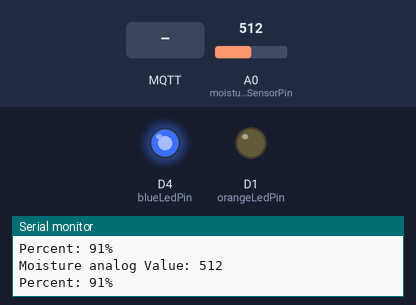
Recording of a sketch running on a simulated ESP8266 (Wemos D1 mini). On the bench: output pins drawn as LEDs (lit = HIGH), the last lines printed to the serial monitor. The test bench sets the inputs (shaded band); at power-on: A0 (moistureSensorPin) = 512. WiFi joins after 1.5 s; servers stay silent unless stated; no MQTT or app messages arrive unless stated.

Above: at 2.7 s.
2.8 s: A0 (moistureSensorPin) set to 945
5.7 s: A0 (moistureSensorPin) set to 973
At 8.7 s:
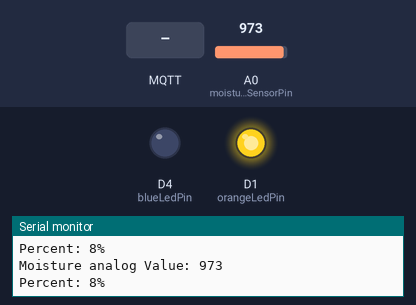
9.0 s: MQTT message "0" arrives on the first subscribed topic
At 10.3 s:
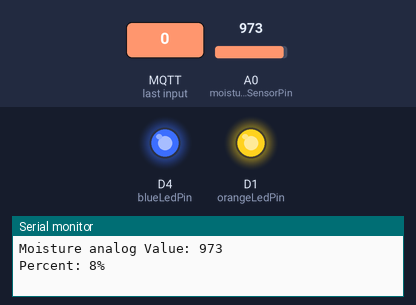
12.0 s: MQTT message "on" arrives on the first subscribed topic
At 13.9 s:
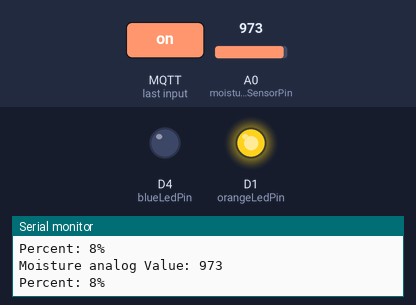
14.0 s: A0 (moistureSensorPin) set to 900
At 16.5 s:
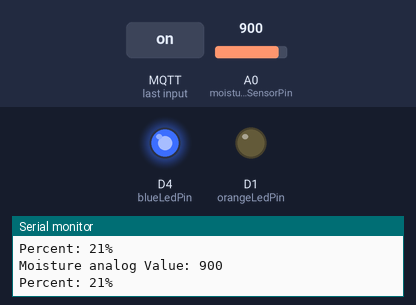
17.0 s: A0 (moistureSensorPin) set to 1023
At 18.9 s:
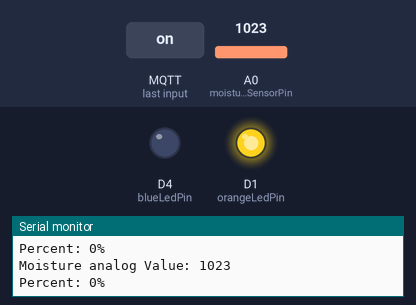
Timing chart, 0 to 20.4 s (numbered marks = the images above; inputs shaded):
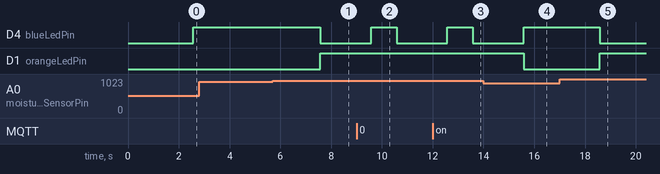

The sketch:

mqtt_esp8266.ino
```cpp
#include <ESP8266WiFi.h>
#include <PubSubClient.h>

WiFiClient espClient;
PubSubClient client(espClient);
// Update these with values suitable for your network.
const char* ssid = "PX-0.1";
const char* password = "557744Aa";
const char* mqtt_server = "192.168.43.56";

const char* lightChannel = "/ESP8266/sensors/light_sensor";
const char* moistureChannel = "/ESP8266/sensors/moisture_sensor";
const char* logChannel = "/ESP8266/log";
const char* blueLedChannel = "/ESP8266/blueLed";
const char* orangeLedChannel = "/ESP8266/orangeLed";

int value = 0;
int dots = 0;
bool isSub = false;

int moistureSensorPin = A0;
int moistureSensorValue = 0;
int moisturePercent = 0;

int lightSensorPin = D0;
int lightSensorValue = 0;
int blueLedPin = BUILTIN_LED;
int orangeLedPin = D1;

// the setup routine runs once when you press reset
void setup()
{
  pinMode(BUILTIN_LED, OUTPUT);     // Initialize the BUILTIN_LED pin as an output
  pinMode(D1, OUTPUT);
  Serial.begin(115200);
  setup_wifi();
  client.setServer(mqtt_server, 1883);
  client.setCallback(callback);
}

// the loop routine runs over and over again forever
void setup_wifi()
{

  delay(10);
  // We start by connecting to a WiFi network
  Serial.println();
  Serial.print("Connecting to ");
  Serial.println(ssid);

  WiFi.begin(ssid, password);

  while (WiFi.status() != WL_CONNECTED)
  {
    delay(500);
    if (dots == 20)
    {
      Serial.print("\n");
      dots = 0;
    }
    Serial.print(".");
    dots++;
  }

  Serial.println("");
  Serial.println("WiFi connected");
  Serial.println("IP address: ");
  Serial.println(WiFi.localIP());
}

void callback(char* topic, byte* payload, unsigned int length)
{
  Serial.print("\n\nMessage arrived [");
  Serial.print(topic);
  Serial.print("] ");
  //char* message = "";

  for (int i = 0; i < length; i++)
  {
    Serial.print((char)payload[i]);
   //message += (char)payload[i];
  }
  Serial.println();
  //char* msg = strcat("message : ", message);
  //int nb = atoi(message);

  // Switch on the LED if an 1 was received as first character
  if ((char)payload[0] == '1')
  {
    digitalWrite(BUILTIN_LED, LOW);   // Turn the LED on (Note that LOW is the voltage level
    // but actually the LED is on; this is because
    // it is acive low on the ESP-01)
  }
  else
  {
    digitalWrite(BUILTIN_LED, HIGH);  // Turn the LED off by making the voltage HIGH
  }
}

void reconnect()
{
  // Loop until we're reconnected
  while (!client.connected())
  {
    Serial.print("Attempting MQTT connection...");
    // Attempt to connect
    if (client.connect("Wemos D1 mini pro"))
    {
      Serial.println("connected");
      // Once connected, publish an announcement...
      client.publish(logChannel, "Wemos D1 mini pro connected");
    }
    else
    {
      Serial.print("failed, rc=");
      Serial.print(client.state());
      Serial.println(" try again in 5 seconds");
      // Wait 5 seconds before retrying
      delay(5000);
    }
  }
}

void printMoistureValuesToSerial()
{
  Serial.print("\n\nMoisture analog Value: ");
  Serial.print(moistureSensorValue);
  Serial.print("\nPercent: ");
  Serial.print(moisturePercent);
  Serial.print("%");
}

void printLightValuesToSerial()
{
  Serial.print("\n\nLight analog Value: ");
  Serial.print(lightSensorValue);
}

int convertToPercent(int value)
{
  int percentValue = 0;
  percentValue = map(value, 1023, 465, 0, 100);
  return (percentValue);
}

void lightSensorChecking()
{
  char* valueToPublish = "light sensor : ";

  lightSensorValue = analogRead(lightSensorPin);
  sprintf(valueToPublish, "%d", lightSensorValue);

  client.publish(lightChannel, valueToPublish);
  printLightValuesToSerial();
  delay(1000);
}

void moistureSensorChecking()
{
  char* valueToPublish = "moisture sensor : ";

  moistureSensorValue = analogRead(moistureSensorPin);
  moisturePercent = convertToPercent(moistureSensorValue);
  sprintf(valueToPublish, "%d", moisturePercent);
  //valueToPublish = strcat(valueToPublish, "%");

  client.publish(moistureChannel, valueToPublish);
  printMoistureValuesToSerial();
  delay(1000);
}

void loop()
{
  if (!client.connected())
  {
    reconnect();
  }
  client.loop();
  //lightSensorChecking();
  if (isSub == false)
  {
      client.subscribe(moistureChannel);
      isSub = true;
  }
  moistureSensorChecking();

  if (moisturePercent > 10)
{
    digitalWrite(blueLedPin, HIGH);   // Turn the LED on (Note that LOW is the voltage level
    // but actually the LED is on; this is because
    // it is acive low on the ESP-01)
    digitalWrite(orangeLedPin, LOW);
  }
  else
  {
    digitalWrite(blueLedPin, LOW);  // Turn the LED off by making the voltage HIGH
    digitalWrite(orangeLedPin, HIGH);
  }
}
```

Measured:
- the behaviour switches between 958 and 959 on A0 (moistureSensorPin) (found by bisection; images 0 and 1)
- after the input at 5.7 s, D4 (blueLedPin): HIGH → LOW after 1.9 s; D1 (orangeLedPin): LOW → HIGH after 1.9 s
- after the input at 9.0 s, D4 (blueLedPin): LOW → HIGH after 0.57 s, → LOW 1.0 s later
- after the input at 12.0 s, D4 (blueLedPin): LOW → HIGH after 0.58 s, → LOW 1.0 s later
- after the input at 14.0 s, D4 (blueLedPin): LOW → HIGH after 1.6 s; D1 (orangeLedPin): HIGH → LOW after 1.6 s
- after the input at 17.0 s, D4 (blueLedPin): HIGH → LOW after 1.6 s; D1 (orangeLedPin): LOW → HIGH after 1.6 s
